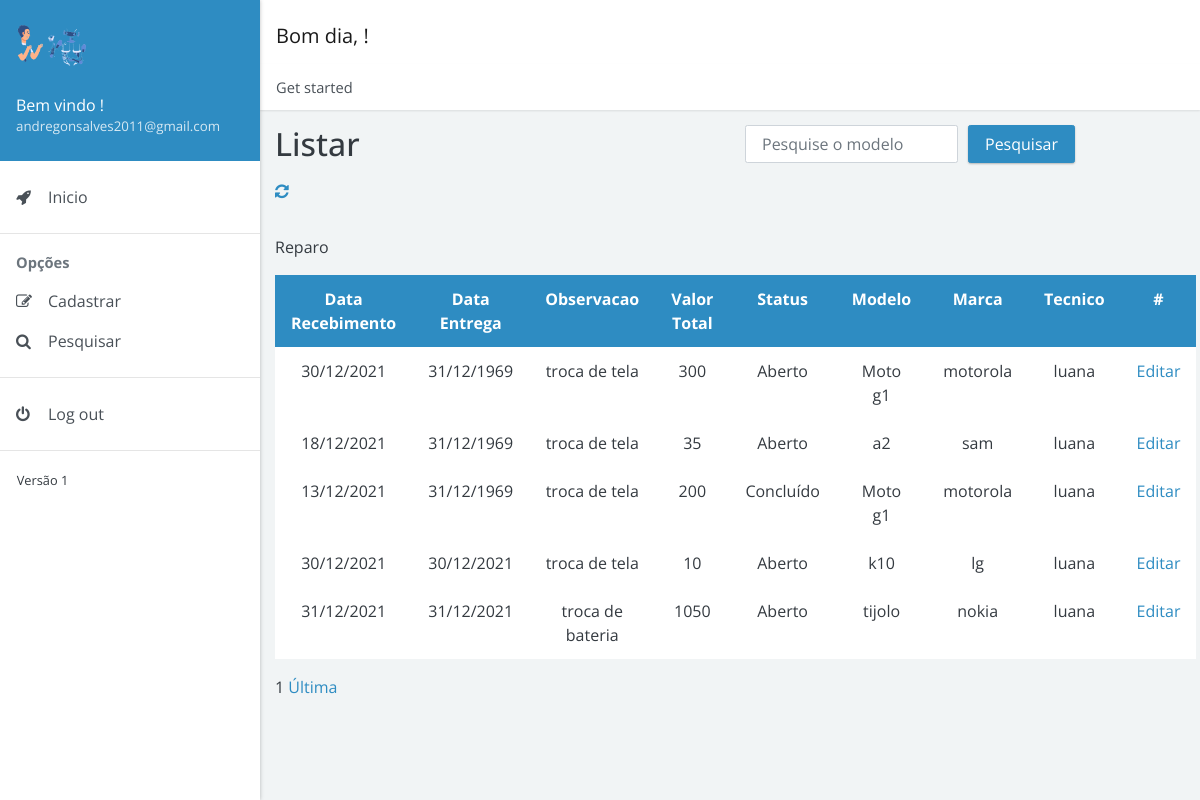
Page /controle/view/pesquisar/pesquisa_reparo.php (signed in) on the committed database.
### tables this page shows
CREATE TABLE `reparo` (
  `id_reparo` int(11) NOT NULL,
  `data_recebimento` date DEFAULT NULL,
  `data_previsao` date DEFAULT NULL,
  `data_entrega` date DEFAULT NULL,
  `observacao` varchar(255) DEFAULT NULL,
  `mao_obra` float DEFAULT NULL,
  `custo_peca` float DEFAULT NULL,
  `valor_total` float DEFAULT NULL,
  `status_id_status` int(11) NOT NULL,
  `tecnico_id_tecnico` int(11) NOT NULL,
  `eletronico_id_eletronico` int(11) NOT NULL
);

CREATE TABLE `statu` (
  `id_status` int(11) NOT NULL,
  `nome_status` varchar(255) DEFAULT NULL
);

CREATE TABLE `eletronico` (
  `id_eletronico` int(11) NOT NULL,
  `modelo` varchar(255) DEFAULT NULL,
  `marca` varchar(255) DEFAULT NULL,
  `numero` varchar(50) DEFAULT NULL,
  `descricao` varchar(255) DEFAULT NULL
);

CREATE TABLE `tecnico` (
  `id_tecnico` int(11) NOT NULL,
  `nome_tecnico` varchar(255) DEFAULT NULL,
  `telefone_tecnico` varchar(17) DEFAULT NULL,
  `endereco_id_endereco` int(11) NOT NULL,
  `login_id_login` int(11) NOT NULL
);

### controle/view/pesquisar/pesquisa_reparo.php (the view, shortened to what this page needs)
<!doctype html>
<html lang="pt-br">
<head>
    <link rel="stylesheet" href="https://cdnjs.cloudflare.com/ajax/libs/font-awesome/4.7.0/css/font-awesome.min.css">
    <link href="../../../dist/admin4b.min.css?v=2.1.0" rel="stylesheet">
    <link href="../../../dist/admin4b.min.css" rel="stylesheet" type="text/css">
</head>
<body>
    <div class="app">
        <div class="app-sidebar">
            <div class="sidebar-header">
                <img src="../../../images/principal3.png" width="70px" alt="Imagem de entrada"><br>
                <div class="username"><span>Bem vindo <?php session_start();
                                                        echo $_SESSION['nome_completo']; ?>!</span> <small><?php echo $_SESSION['email_usuario']; ?></small></div>
            </div>
            <div id="sidebar-nav" class="sidebar-nav">
                <ul>
                    <li><a href="../../controle.php"><span class="sidebar-nav-icon fa fa-rocket"></span> <span class="sidebar-nav-text">Inicio</span></a></li>
                </ul>
                <hr><span class="sidebar-nav-header">Opções</span>
                <ul>
                    <li><a href="#forms" data-toggle="collapse"><span class="sidebar-nav-icon fa fa-pencil-square-o"></span> <span class="sidebar-nav-text">Cadastrar</span></a>
                    </li>
                    <li><a href="#search" data-toggle="collapse"><span class="sidebar-nav-icon fa fa-search"></span> <span class="sidebar-nav-text">Pesquisar</span></a>
                    </li>
                </ul>
                <hr>
                <ul>
                    <li><a href="../../../controll/crud/sair.php"><span class="sidebar-nav-icon fa fa-power-off"></span> <span class="sidebar-nav-text">Log out</span></a></li>
                </ul>
                <hr>
                <small>Versão 1</small>
            </div>
        </div>
        <div class="app-content">
            <div class="content-header">
                <nav class="navbar navbar-expand navbar-light bg-white">
                    <div class="navbar-brand">
                        <?php
                        $hora_do_dia = date("H");
                        if (($hora_do_dia >= 00) && ($hora_do_dia <= 12)) {
                            echo "Bom dia, ";
                        } else if (($hora_do_dia >= 12) && ($hora_do_dia <= 18)) {
                            echo "Boa tarde, ";
                        } else {
                            echo "Boa noite, ";
                        }
                        ?>!
                    </div>
                </nav>
                <nav>
                    <ol class="breadcrumb">
                        <li class="breadcrumb-item">Get started</li>
                    </ol>
                </nav>
            </div>
            <div class="content-body">
                <div class="container">
                    <div class="page-header">
                        <div class="row">
                            <div class="col-sm-6 col-md-6">
                                <h1>Listar</h1>
                            </div>
                            <div class="col-sm-1 col-md-5">
                                <form class="form-inline" method="GET" action="./enviar/mostrar_reparo.php">
                                    <div class="form-group">
                                        <input type="text" name="pesquisar" id="pesquisa" class="form-control" placeholder="Pesquise o modelo" style="margin-right: 10px;" required>
                                    </div>
                                    <button type="submit" class="btn btn-primary">Pesquisar</button>
                                </form>
                            </div>
                        </div>
                        <div class="row">
                            <div class="col-sm-6 col-md-6">
                                <a href="pesquisa_reparo.php"><i class="fa fa-refresh" aria-hidden="true"></i></a>
                            </div>
                        </div>
                    </div>
                    <div class="align-items-center">
                        <div class="" style="margin-top: 2em">
                            <p>Reparo</p>
                            <table class="table table-bordered table-hover text-center">
                                <tr class="bg bg-primary text-white text-center">
                                    <th>Data Recebimento</th>
                                    <th>Data Entrega</th>
                                    <th>Observacao</th>
                                    <th>Valor Total</th>
                                    <th>Status</th>
                                    <th>Modelo</th>
                                    <th>Marca</th>
                                    <th>Tecnico</th>
                                    <th> # </th>
                                </tr>
                                <?php
                                include_once '../../../controll/crud/conexao.php';
                                $id_session = $_SESSION['id_login'];
                                if (isset($_GET['pg']) && $_GET['pg'] != "") {
                                    $pagina_atual = $_GET["pg"];
                                } else {
                                    $pagina_atual = 1;
                                }
                                if (isset($pagina_atual)) {
                                    $pagina_atual = $pagina_atual;
                                } else {
                                    $pagina_atual = 1;
                                }
                                $pagina = (!empty($pagina_atual)) ? $pagina_atual : 1;
                                $qtd_pg = 20;
                                $inicio = ($qtd_pg * $pagina) - $qtd_pg;
                                $pesquisa = $conexao->query("SELECT * FROM `reparo` INNER JOIN statu ON reparo.status_id_status = statu.id_status
                                    INNER JOIN tecnico  ON reparo.tecnico_id_tecnico = tecnico.id_tecnico INNER JOIN eletronico ON reparo.eletronico_id_eletronico = eletronico.id_eletronico
                                    INNER JOIN endereco ON tecnico.endereco_id_endereco = endereco.id_endereco INNER JOIN cliente_eletronico ON cliente_eletronico.eletronico_id_eletronico = eletronico.id_eletronico
                                    INNER JOIN cliente ON cliente.id_cliente = cliente_eletronico.cliente_id_cliente INNER JOIN login ON cliente.login_id_login = login.id_login /*WHERE cliente.login_id_login = $id_session*/ ORDER BY data_entrega ASC LIMIT $inicio, $qtd_pg");
                                if ($pesquisa && $pesquisa->rowCount() != 0) {
                                    while ($linha = $pesquisa->fetch()) {
                                        $id = $linha['id_reparo'];
                                        $data1 = $linha['data_recebimento'];
                                        $data_recebimento = date('d/m/Y', strtotime($data1));
                                        $data3 = $linha['data_entrega'];
                                        $data_entrega = date('d/m/Y', strtotime($data3));
                                        $observacao = $linha['observacao'];
                                        $valor_total = $linha['valor_total'];
                                        $nome = $linha['nome_tecnico'];
                                        $nome_status = $linha['nome_status'];
                                        $modelo = $linha['modelo'];
                                        $marca = $linha['marca'];
                                ?>
                                        <tr class="text-center">
                                            <td>
                                                <?= $data_recebimento ?>
                                            </td>
                                            <td>
                                                <?= $data_entrega ?>
                                            </td>
                                            <td>
                                                <?= $observacao ?>
                                            </td>
                                            <td>
                                                <?= $valor_total ?>
                                            </td>
                                            <td>
                                                <?= $nome_status ?>
                                            </td>
                                            <td>
                                                <?= $modelo ?>
                                            </td>
                                            <td>
                                                <?= $marca ?>
                                            </td>
                                            <td>
                                                <?= $nome ?>
                                            </td>
                                            <td><a href="../../model/editar/editar_aparelho_reparo.php?id=<?= ($id) ?>" type="submit"><i class="bi bi-pencil-square"></i> Editar</a> </td>
                                        </tr>
                                    <?php
                                    }
                                    ?>
                            </table>
                        <?php
                                    $select = $conexao->query("SELECT COUNT(id_reparo) AS num_result FROM `reparo` INNER JOIN statu ON reparo.status_id_status = statu.id_status
                                        INNER JOIN tecnico  ON reparo.tecnico_id_tecnico = tecnico.id_tecnico INNER JOIN eletronico ON reparo.eletronico_id_eletronico = eletronico.id_eletronico
                                        INNER JOIN endereco ON tecnico.endereco_id_endereco = endereco.id_endereco INNER JOIN cliente_eletronico ON cliente_eletronico.eletronico_id_eletronico = eletronico.id_eletronico
                                        INNER JOIN cliente ON cliente.id_cliente = cliente_eletronico.cliente_id_cliente INNER JOIN login ON cliente.login_id_login = login.id_login /* WHERE cliente.login_id_login = $id_session*/");
                                    $row_pg = $select->fetch();
                                    $quantidade_pg = ceil($row_pg['num_result'] / $qtd_pg);
                                    echo " $pagina ";
                                    echo " <a href='?pg=$quantidade_pg' onclick=''>Última</a>";
                                } else {
                                    echo "<div class='alert alert-danger' role='alert'>Nenhum usuário encontrado!</div>";
                                }
                        ?>
                        </div>
                    </div>
                </div>
            </div>
</body>
</html>

### rows in the picture
reparo: observacao "troca de tela", valor_total "300", status_id_status.nome_status "Aberto", eletronico_id_eletronico.modelo "Moto g1", eletronico_id_eletronico.marca "motorola", tecnico_id_tecnico.nome_tecnico "luana"
reparo: observacao "troca de tela", valor_total "35", status_id_status.nome_status "Aberto", eletronico_id_eletronico.modelo "a2", eletronico_id_eletronico.marca "sam", tecnico_id_tecnico.nome_tecnico "luana"
reparo: observacao "troca de tela", valor_total "200", status_id_status.nome_status "Concluído", eletronico_id_eletronico.modelo "Moto g1", eletronico_id_eletronico.marca "motorola", tecnico_id_tecnico.nome_tecnico "luana"
reparo: observacao "troca de tela", valor_total "10", status_id_status.nome_status "Aberto", eletronico_id_eletronico.modelo "k10", eletronico_id_eletronico.marca "lg", tecnico_id_tecnico.nome_tecnico "luana"
reparo: observacao "troca de bateria", valor_total "1050", status_id_status.nome_status "Aberto", eletronico_id_eletronico.modelo "tijolo", eletronico_id_eletronico.marca "nokia", tecnico_id_tecnico.nome_tecnico "luana"

### other values in the picture
$_SESSION['email_usuario'] "andregonsalves2011@gmail.com"
$pagina "1"
